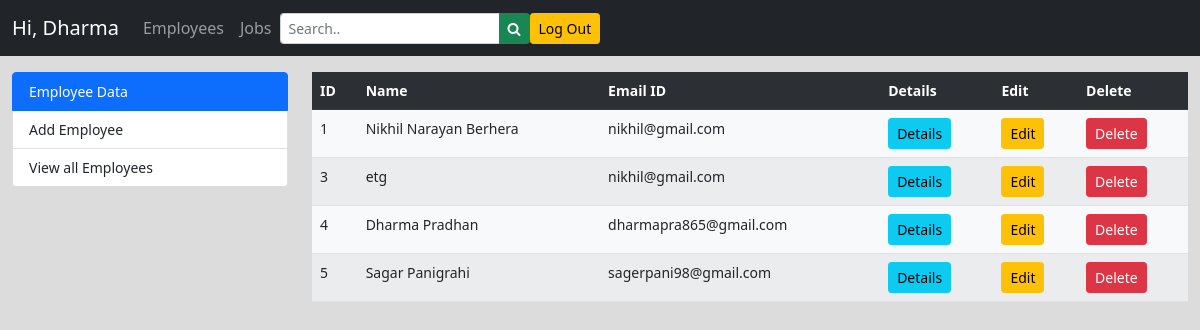
The page /Employee_Curd/employees-list.php (signed in) on the database its author committed.
### tables this page shows
CREATE TABLE `employee` (
  `eid` int(3) NOT NULL,
  `ename` varchar(25) DEFAULT NULL,
  `ph_no` varchar(12) NOT NULL,
  `email` varchar(30) NOT NULL,
  `jdate` date DEFAULT curdate(),
  `jid` int(3) NOT NULL
);

### Employee_Curd/employees-list.php (the view, shortened to what this page needs)
 <?php
include 'header.php';
?>
    <div class="container-fluid">
        <div class="row mt-3">
            <div class="col-lg-3 col-md-3">
                <div class="list-group small">
                    <div class="list-group-item active">Employee Data</div>
                    <a href="#" class="list-group-item" data-toggle="modal" data-target="#add_employee">Add Employee</a>
                    <a href="employees-list.php" class="list-group-item">View all Employees</a>
                </div>
            </div>
            <div class="col-lg-9 col-md-9">
                <table class="table table-striped table-hover bg-light small">
                    <tr class="table-dark">
                        <th>ID</th>
                        <th>Name</th>
                        <th>Email ID</th>
                        <th>Details</th>
                        <th>Edit</th>
                        <th>Delete</th>
                    </tr>
                    <?php
                include './curd/config.php';
                   $sql=("select eid,ename,email from employee");
                   $check=mysqli_query($conn,$sql) or die("data can't fatch from db.");
                    if(mysqli_num_rows($check)>0)
                    {
                        while($data=mysqli_fetch_assoc($check)){
                ?>
                    <tr>
                        <td><?php echo $data['eid']?></td>
                        <td><?php echo $data['ename']?></td>
                        <td><?php echo $data['email']?></td>
                        <td><a href="#" data-toggle="modal" data-target="#employee_details1" class="btn btn-sm btn-block btn-info" onclick="test(<?php echo $data['eid']?>)" >Details</a></td>
                        <td><a href="#" data-toggle="modal" data-target="#employee_edit_details1" class="btn btn-sm btn-block btn-warning" onclick="editEmp(<?php echo $data['eid']?>)">Edit</a></td>
                        <td><a href="./curd/deleteEmp.php?id=<?php echo $data['eid']; ?>" class="btn btn-sm btn-block btn-danger" onclick="return confirm('Are you sure you want to delete \' <?php echo $data['ename'];?> \'?');">Delete</a></td>
                    </tr>
                    <?php
                        }
                    }
                ?>
                </table>
            </div>
        </div>
    </div>
  </body>
</html>

### Employee_Curd/header.php (shortened to what this page needs)
<!doctype html>
<html lang="en">
  <head>
    <link rel="stylesheet" href="https://stackpath.bootstrapcdn.com/bootstrap/5.0.0-alpha1/css/bootstrap.min.css">
    <link rel="stylesheet" href="https://stackpath.bootstrapcdn.com/font-awesome/4.7.0/css/font-awesome.min.css">
    <link rel="stylesheet" href="css/style.css">
  </head>
  <body>
    <nav class="navbar navbar-expand-lg navbar-dark bg-dark">
        <div class="container-fluid">
          <a class="navbar-brand" href="dash.php">Hi, Dharma</a>
          <div class="collapse navbar-collapse" id="navbarSupportedContent">
            <ul class="navbar-nav mr-auto mb-2 mb-lg-0">
              <li class="nav-item">
                <a class="nav-link" aria-current="page" href="employees-list.php">Employees</a>
              </li>
              <li class="nav-item">
                <a class="nav-link" href="jobs-list.php">Jobs</a>
              </li>
            </ul>
            <form class="d-flex">
                <div class="input-group">
                    <input type="search" class="form-control form-control-sm" placeholder="Search.." aria-label="Recipient's username" aria-describedby="button-addon2">
                    <button class="btn btn-sm btn-success" type="submit" id="button-addon2"><i class="fa fa-search"></i></button>
                </div>
            </form>
            <a href="./curd/logout.php" class="ml-3 btn btn-sm btn-warning">Log Out</a>
          </div>
        </div>
    </nav>

### Employee_Curd/css/style.css (style rules this page uses)
body { background-color: gainsboro; }

### rows shown on the page
employee: eid "1", ename "Nikhil Narayan Berhera", email "nikhil@gmail.com"
employee: eid "3", ename "etg", email "nikhil@gmail.com"
employee: eid "4", ename "Dharma Pradhan", email "dharmapra865@gmail.com"
employee: eid "5", ename "Sagar Panigrahi", email "sagerpani98@gmail.com"
